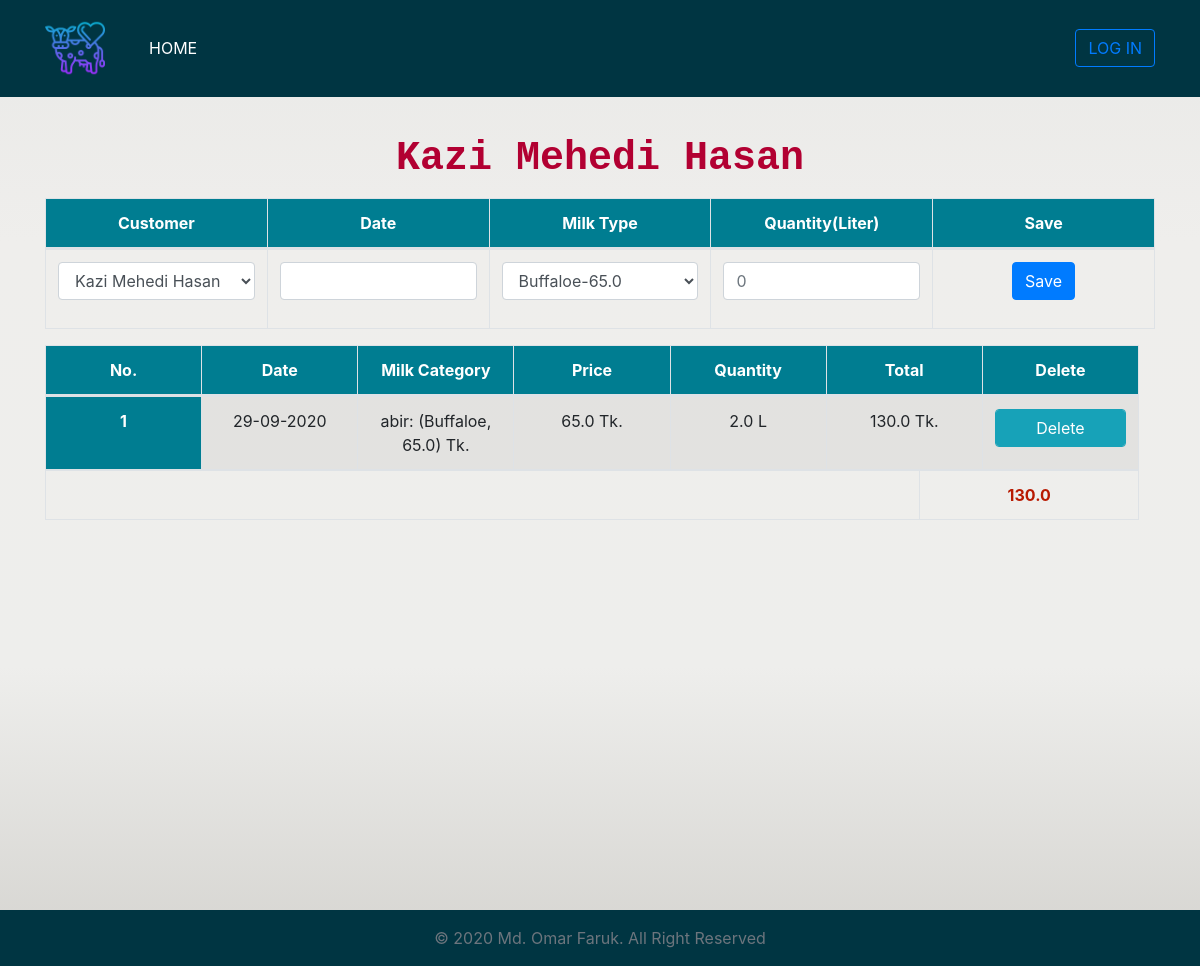
/customer_ledger/5/, run on the app's committed database.
### dairyapp/models.py (models this page shows, shortened)
class Customerledger(models.Model):
    related_milk_category = models.ForeignKey(CustomerMilkCategory, related_name="Customerledger", on_delete=models.CASCADE, null=True)
    related_customer = models.ForeignKey(User, related_name='Customerledger', on_delete=models.CASCADE, null=True)
    date = models.CharField(max_length=1000000,db_index=True)
    price = models.FloatField(max_length=1000000,db_index=True,default=0.0)
    quantity = models.FloatField(max_length=1000000,db_index=True,default=0.0)
    total = models.FloatField(max_length=1000000,db_index=True,default=0.0)

class CustomerMilkCategory(models.Model):
    CHOICES1 = (
        ('Cow','Cow'),
        ('Buffaloe','Buffalo'),#buffaloes
        ('Others','Others'),
    )
    animalname= models.CharField(max_length=200,choices=CHOICES1)
    milkprice = models.FloatField(max_length=200, db_index=True)
    related_customer = models.ForeignKey(User, related_name='CustomerMilkCategory', on_delete=models.CASCADE, null=True)
    def __str__(self):
        return f"{self.related_customer}: ({self.animalname}, {self.milkprice})  Tk."

### dairyapp/views.py (the view)
# urls.py: path('customer_ledger/<int:pk>/', views.customer_ledger, name='customer_ledger'),  # Individual Customer dashboard
def customer_ledger(request,pk):
    customer_obj = get_object_or_404(User,pk=pk)
    cus_user_info = models.Profile.objects.filter(user=customer_obj)
    customer_ledger_info = models.Customerledger.objects.filter(related_customer = customer_obj)
    milktypes = models.CustomerMilkCategory.objects.filter(related_customer = customer_obj)
    milk_list = [(milk.animalname +"-"+ str(milk.milkprice), milk.pk) for milk in milktypes]
    customer_full_name = f"{customer_obj.first_name} {customer_obj.last_name}"
    alltotal = 0.0
    for i in customer_ledger_info:
        alltotal = alltotal+float(i.total)
    print(alltotal)
    return render(request,'Customers/customer_ledger.html',{
            "customer_full_name":customer_full_name,
            "milk_list":milk_list,
            "customer_obj":customer_obj,
            "customer_ledger_info":customer_ledger_info,
            "alltotal":alltotal,
            })

### dairyapp/templatetags/custom_tags.py (called while the page is built)
@register.simple_tag(name="multiply")
def multiply(qty, unit_price, *args, **kwargs):
    return qty * unit_price

### templates/Customers/customer_ledger.html (shortened to what this page needs)
{% extends 'base.html' %}
{% load crispy_forms_tags %}
{% load templatetags %}
{% block content %}
<h2 class="vendor_name_heading"><strong>{{ customer_full_name }}</strong></h2>
<div class="table-responsive">
        <table class="table table-bordered">
          <thead>
              <tr>
                <th scope="col">Customer</th>
                <th scope="col">Date</th>
                <th scope="col">Milk Type</th>
                <th scope="col">Quantity(Liter)</th>
                <th scope="col">Save</th>
              </tr>
            </thead>
        <tbody>
          <form action="\customer_ledger_save\" method="POST">{% csrf_token %}
              <tr>
               <td scpoe="col">
                 <div class="form-row">
                   <div class="col">
                     <select  class="form-control" id="customer" name="customer">
                          <option value="{{ customer_obj.pk }}"> {{ customer_obj.first_name }} {{ customer_obj.last_name }} </option>
                        </select>
                        </div>
                      </div>
                      </td>
                <td scpoe="col">
                  <div class="form-row">
                    <div class="col">
                      <p><input class="form-control" type="text" name="date" id="datepicker"></p>
                    </div>
                  </div>
                </td>
                <td scpoe="col">
                  <div class="form-row">
                    <div class="col">
                      <select  class="form-control" id="milktype" name="milktype">
                        {% for milk, milk_pk in milk_list %}
                        <option value="{{ milk_pk }}"> {{milk}} </option>
                        {% endfor %}
                      </select>
                    </div>
                  </div>
                </td>
                <td scpoe="col">
                  <div class="form-row">
                    <div class="col">
                      <input type="name" class="form-control"  name="quantity" placeholder="0"  pattern="\d+">
                    </div>
                  </div>
                </td>
                <td scpoe="col">
                  <div class="form-row">
                    <div class="col">
                      <button type="submit" class="btn btn-primary">Save</button>
                    </div>
                  </div>
                </td>
              </tr>
            </form>
            </tbody>
        </table>
    </div>
  <div class="table-responsive">
      <table class="table table-bordered table-striped ">
        <thead id="theadthid">
          <tr >
                <th scope="col">No.</th>
                <th scope="col">Date</th>
                <th scope="col">Milk Category</th>
                <th scope="col">Price</th>
                <th scope="col">Quantity</th>
                <th scope="col">Total</th>
                <th scope="col">Delete</th>
            </tr>
        </thead>
        <tbody id="tbodydata">
          {% for ledger in customer_ledger_info %}
          <tr>
            <th scope="row">{{ forloop.counter }}</th>
            <td>{{ ledger.date }}</td>
            <td>{{ ledger.related_milk_category }}</td>
            <td>{{ ledger.price }} Tk.</td>
            <td> {{ ledger.quantity }} L</td>
            <td>{% multiply ledger.quantity ledger.price %} Tk.</td>
            <td>
              <form action="{% url 'customer_ledger_delete' %}" method="POST">{% csrf_token %}
                <button class="btn btn-info form-control"type="submit" name="customer_pk" value="{{ledger.pk}}">Delete</button>
                </form>
                </td>
          </tr>
{% endfor %}
<tr>
<td colspan="4"></td>
<td id="totalid"><strong>{{ alltotal }}</strong></td>
</tr>
          </tbody>
      </table>
  </div>
{% endblock %}

### data on the page
Customerledger: date "29-09-2020", related_milk_category "abir: (Buffaloe, 65.0) Tk.", price "65.0", quantity "2.0", quantity+price "130.0", {{ ledger.pk }} 4 (drawn)

### other printed values
{{ customer_full_name }} "Kazi Mehedi Hasan"
{{ alltotal }} "130.0"
form field milktype "Buffaloe-65.0"
